Frame 1 (no input): blank canvas, image omitted
Frame 60 (no input): blank canvas, image omitted
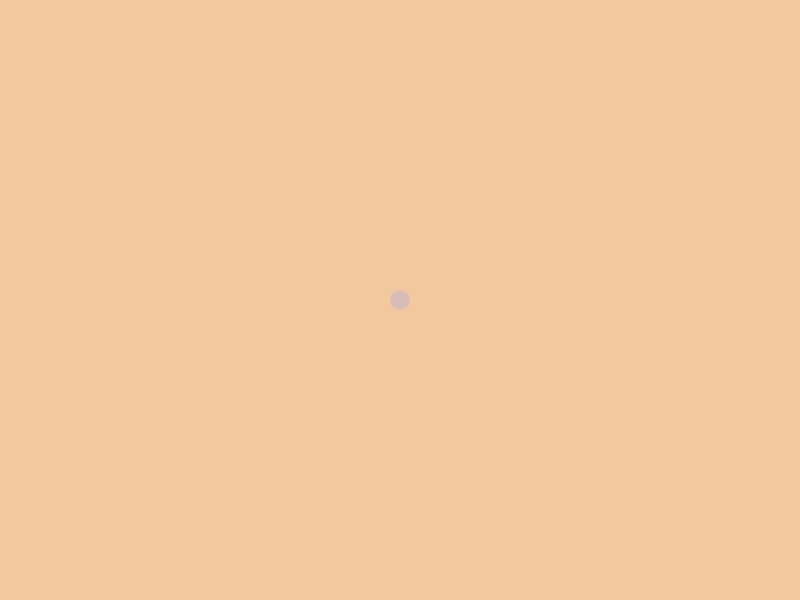
Frame 120 (the mouse pressed at the canvas centre since frame 60)

The p5.js sketch whose frames 1 and 60 were blank and that drew this single picture after the mouse press (run headless with seeded random() and noise() and a simulated clock; from frame 60 on, the mouse is pressed at the canvas centre):

// p5.js sketch
// ── sketch.js
function setup() {
  createCanvas(800, 600);
  noStroke();
  fill(160, 158, 242, 80);
}

function draw() {
  background(242, 201, 158);
  ellipse(mouseX, mouseY, 20, 20);
}
